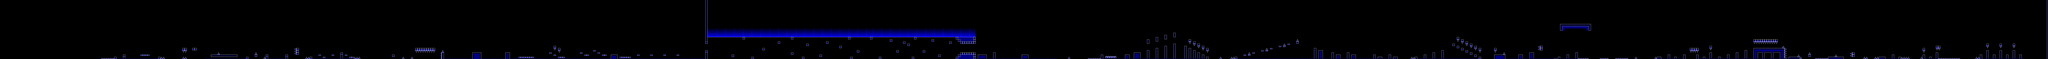

A 2D game scene composited from a Tiled map and its tileset images. What follows is a short description and the map's XML, with each tile layer's data collapsed to a summary:
An orthogonal 932x27 tile map with 16x16 px tiles, 2 tile layers (l2, l1), 2 tilesets and 341 objects.

<map version="1.10" tiledversion="1.11.0" orientation="orthogonal" renderorder="right-down" width="932" height="27" tilewidth="16" tileheight="16" infinite="0" nextlayerid="8" nextobjectid="772">
 <editorsettings>
  <export target="polargeist.json" format="json" />
 </editorsettings>
 <properties>
  <property name="BG" type="color" value="#ff06ff00" />
  <property name="Difficulty" value="NORMAL" />
  <property name="GROUND" type="color" value="#ff07a300" />
  <property name="Gamemode" type="int" value="0" />
  <property name="Level name" value="polargeist" />
  <property name="Song" value="POLAR" />
  <property name="Speed" type="int" value="1" />
  <property name="Stars" type="int" value="3" />
 </properties>
 <tileset firstgid="1" source="famidash.tsx" />
 <tileset firstgid="513" source="sprites.tsx" />
 <layer id="4" name="l2" width="932" height="27">
  <data>[25164 cells, 25137 non-empty, 23 distinct tile ids]</data>
 </layer>
 <layer id="1" name="l1" width="932" height="27">
  <data>[25164 cells, 25164 non-empty, 35 distinct tile ids]</data>
 </layer>
 <objectgroup id="7" name="SP">
  <object id="383" gid="522" x="267" y="412" width="16" height="16" />
  <object id="386" gid="522" x="514" y="411" width="16" height="16" />
  <object id="387" gid="522" x="761" y="413" width="16" height="16" />
  <object id="388" gid="522" x="960" y="392" width="16" height="16" />
  <object id="389" gid="521" x="1024" y="400" width="16" height="16" />
  <object id="390" gid="521" x="1072" y="400" width="16" height="16" />
  <object id="391" gid="526" x="1152" y="416" width="16" height="16" />
  <object id="392" gid="524" x="896" y="400" width="16" height="16" />
  <object id="393" gid="524" x="832" y="416" width="16" height="16" />
  <object id="395" gid="521" x="1328" y="352" width="16" height="16" />
  <object id="396" gid="521" x="1344" y="352" width="16" height="16" />
  <object id="397" gid="521" x="1400" y="352" width="16" height="16" />
  <object id="398" gid="521" x="1416" y="352" width="16" height="16" />
  <object id="399" gid="525" x="1520" y="416" width="16" height="16">
   <properties>
    <property name="enable rotation" type="bool" value="true" />
    <property name="rotation angle" type="int" value="270" />
   </properties>
  </object>
  <object id="400" gid="525" x="1728" y="416" width="16" height="16">
   <properties>
    <property name="enable rotation" type="bool" value="true" />
    <property name="rotation angle" type="int" value="90" />
   </properties>
  </object>
  <object id="401" gid="521" x="1712" y="400" width="16" height="16" />
  <object id="402" gid="521" x="1536" y="400" width="16" height="16" />
  <object id="404" gid="518" x="960" y="432" width="16" height="16" />
  <object id="405" gid="518" x="1072" y="432" width="16" height="16" />
  <object id="406" gid="519" x="1120" y="432" width="16" height="16" />
  <object id="407" gid="523" x="1472" y="432" width="16" height="16" />
  <object id="408" gid="519" x="1520" y="432" width="16" height="16" />
  <object id="409" gid="518" x="1584" y="432" width="16" height="16" />
  <object id="410" gid="519" x="1664" y="432" width="16" height="16" />
  <object id="411" gid="517" x="1728" y="432" width="16" height="16" />
  <object id="413" gid="517" x="2008" y="432" width="16" height="16" />
  <object id="414" gid="522" x="2000" y="400" width="16" height="16" />
  <object id="415" gid="524" x="1936" y="400" width="16" height="16" />
  <object id="416" gid="524" x="2080" y="400" width="16" height="16" />
  <object id="417" gid="521" x="2160" y="352" width="16" height="16" />
  <object id="418" gid="526" x="2480" y="384" width="16" height="16" />
  <object id="419" gid="526" x="2256" y="416" width="16" height="16" />
  <object id="420" gid="521" x="2352" y="416" width="16" height="16" />
  <object id="421" gid="521" x="2320" y="400" width="16" height="16" />
  <object id="422" gid="521" x="2416" y="400" width="16" height="16" />
  <object id="423" gid="518" x="2304" y="432" width="16" height="16" />
  <object id="424" gid="518" x="2432" y="432" width="16" height="16" />
  <object id="425" gid="524" x="2760" y="432" width="16" height="16" />
  <object id="426" gid="524" x="2960" y="432" width="16" height="16" />
  <object id="427" gid="521" x="3024" y="352" width="16" height="16" />
  <object id="428" gid="521" x="3072" y="352" width="16" height="16" />
  </objectgroup>
</map>
<!-- 300 of 341 objects omitted -->
